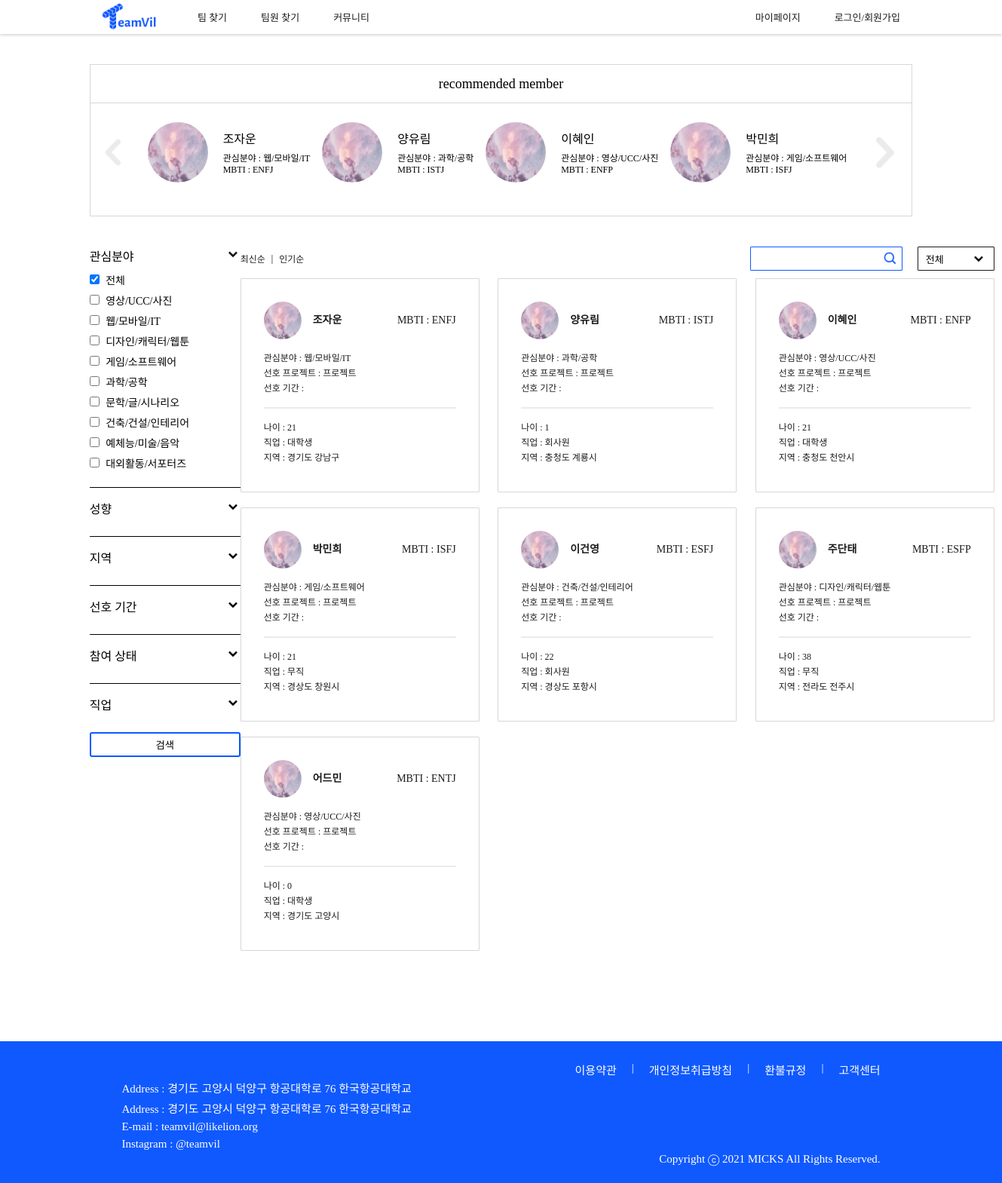
The app's page /member/member_search/ with its own data.
### account/models.py (models this page shows, shortened)
class Profile(models.Model):
    user_id = models.ForeignKey(User, on_delete = models.CASCADE, db_column="user_id")
    name = models.CharField(max_length=25)
    mbti_id = models.ForeignKey(Mbti, on_delete = models.CASCADE, db_column="mbti_id")
    mbti_detail = models.CharField(max_length=100, null=True)
    email = models.CharField(max_length=45)
    phone = models.CharField(max_length=15)
    birthday = models.DateField()
    region1_id = models.ForeignKey(Region1, on_delete = models.CASCADE, db_column="region1_id")
    region2_id = models.ForeignKey(Region2, on_delete = models.CASCADE, db_column="region2_id")
    openPhone = models.IntegerField()
    openEmail = models.IntegerField()
    term_id = models.ForeignKey(Term, on_delete = models.CASCADE, db_column="term_id")
    field1_id = models.ForeignKey(Field1, on_delete = models.CASCADE, db_column="field1_id")
    field2 = models.CharField(max_length=20)
    state = models.IntegerField()
    job_id = models.ForeignKey(Job, on_delete = models.CASCADE, db_column="job_id")
    education_id = models.ForeignKey(Education, on_delete = models.CASCADE, db_column="education_id", null=True)
    isLink = models.IntegerField()
    isFile = models.IntegerField()
    isCarrer = models.IntegerField()
    pr = models.TextField(null=True)
    register = models.DateTimeField(default=timezone.now)
    photo = models.FileField(null=True)
    isReview = models.IntegerField()
    view_cnt = models.IntegerField(default=0)
    submit = models.IntegerField(default=0)

class Mbti(models.Model):
    mbti = models.CharField(max_length=4)
    mbti_cnt = models.IntegerField(default=0)

class Job(models.Model):
    job = models.CharField(max_length=20)

### home/models.py (models this page shows, shortened)
class Field1(models.Model):
    field1 = models.CharField(max_length=20)

class Region1(models.Model):
    region1 = models.CharField(max_length=20)

class Region2(models.Model):
    region1_id = models.ForeignKey(Region1, on_delete = models.CASCADE, db_column="region1_id")
    region2 = models.CharField(max_length=20)

### account/views.py (the view)
# urls.py: path('member_search/', views.member_search, name = "member_search"),
def member_search(request):
    profiles = Profile.objects.all()
    profiles_reg = Profile.objects.all().order_by('id')[:4]
    field1 = Field1.objects.all() # 대분야 (ex IT)
    mbti = Mbti.objects.all()
    region2 = Region2.objects.all() # ~시 (서울만 ~구)
    term = Term.objects.all()
    job = Job.objects.all()
    return render(request, "member_search.html", {'profiles':profiles, "field1s":field1, "mbtis" : mbti,
                                                    "region2s": region2, "terms": term, "jobs": job, "profiles_reg":profiles_reg})

### teamvil/templatetags/custom_tags.py (called while the page is built)
@register.simple_tag
def getAge(birthday):
    now = int(datetime.datetime.today().year)
    birthday = int(birthday.strftime('%Y'))
    return now - birthday

### account/templates/member_search.html (shortened to what this page needs)
<!DOCTYPE html>
<html lang="en">
{% load static %}
{% load custom_tags %}
<head>
    <link rel="stylesheet" href="{% static 'css/base.css' %}">
    <link rel="stylesheet" href="{% static 'css/member_search.css' %}">
</head>
<body>
    {% include 'navbar.html' %}
    <section class="member_search-rec-box margin">
        <p class="member_search-rec-title spoqa-regular">recommended member</p>
        <div class="member_search-rec-container">
            <img class="member_search-chevron-left" src="{% static 'image/chevron-left.png' %}" alt="">
            {% for reg in profiles_reg %}
            <div class="member_search-rec-member">
                <img class="member_search-rec-image" src="{% static 'image/cloud.jpg' %}">
                <div class="member_search-rec-info">
                    <p class="member_search-rec-info-name spoqa-regular">{{reg.name}}</p>
                    <p class="spoqa-light">관심분야 : {{reg.field1_id.field1}}</p>
                    <p class="spoqa-light">MBTI : {{reg.mbti_id.mbti}}</p>
                </div>
            </div>
            {% endfor %}
            <img class="member_search-chevron-right" src="{% static 'image/chevron-right.png' %}" alt="">
        </div>
    </section>
    <section class="member_search-container margin">
        <aside class="member_search-filter-container">
            <div class="member_search-filter-item-container">
                <div class="member_search-filter-active">
                    <p class="member_search-filter-title spoqa-medium">관심분야</p>
                    <div value="field1" class="drop_btn">
                        <img class="member_search-chevron" src="{% static 'image/chevron-down.png' %}">
                    </div>
                </div>
                <div class="active" id="field1">
                    <div class="member_search-filter-item-list spoqa-light">
                        <label>
                            <input type="checkbox" value='all' class="field1" data="field1_all" checked>
                            <span>전체</span>
                        </label>
                    </div>
                    {% for field1 in field1s %}
                        <div class="member_search-filter-item-list spoqa-light">
                            <label>
                                <input type="checkbox" value='{{field1.id}}' class="field1">
                                <span>{{field1.field1}}</span>
                            </label>
                        </div>
                    {% endfor %}
                </div>
                <hr>
                <div class="member_search-filter-active">
                    <p class="member_search-filter-title spoqa-medium">성향</p>
                    <div value="mbti" class="drop_btn">
                        <img class="member_search-chevron" src="{% static 'image/chevron-down.png' %}">
                    </div>
                </div>
                <hr>
                <div class="member_search-filter-active">
                    <p class="member_search-filter-title spoqa-medium">지역</p>
                    <div value="region" class="drop_btn">
                        <img class="member_search-chevron" src="{% static 'image/chevron-down.png' %}">
                    </div>
                </div>
                <hr>
                <div class="member_search-filter-active">
                    <p class="member_search-filter-title spoqa-medium">선호 기간</p>
                    <div value="term" class="drop_btn">
                        <img class="member_search-chevron" src="{% static 'image/chevron-down.png' %}">
                    </div>
                </div>
                <hr>
                <div class="member_search-filter-active">
                    <p class="member_search-filter-title spoqa-medium">참여 상태</p>
                    <div value="state" class="drop_btn">
                        <img class="member_search-chevron" src="{% static 'image/chevron-down.png' %}">
                    </div>
                </div>
                <hr>
                <div class="member_search-filter-active">
                    <p class="member_search-filter-title spoqa-medium">직업</p>
                    <div value="job" class="drop_btn">
                        <img class="member_search-chevron" src="{% static 'image/chevron-down.png' %}">
                    </div>
                </div>
            </div>
            <a class="a-search">
                <button class="search member_filter spoqa-medium">검색</button>
            </a>
        </aside>
        <main>
            <div class="member_search-member-select-container">
                <div class="member_search-member-select-sort spoqa-regular">
                    <a href="">최신순</a>
                    <p>|</p>
                    <a href="">인기순</a>
                </div>
                <div class="member_search-member-select-right-container">
                    <div class="member_search-search-container">
                        <input class="member_search-member-select-search spoqa-light" type="text">
                        <img class="member_search-search-button" src="{% static 'image/search.png' %}">
                    </div>
                    <div class="member_search-member-select-state spoqa-regular drop_btn" value="sort">
                        <div class="member_search-select-state-button">
                            <p>전체</p>
                            <img class="member_search-chevron" src="{% static 'image/chevron-down.png' %}">
                        </div>
                    </div>
                </div>
            </div>
            <div class="member_search-member-container">
                {% for profile in profiles %}
                    <a href="{% url 'member_detail' profile.id %}">
                        <article class="member_search-member-item">
                            <div class="member_search-member-profile-container">
                                <div class="member_search-member-name-container">
                                    <img class="member_search-member-image" src="{% static 'image/cloud.jpg' %}" alt="">
                                    <p class="spoqa-bold">{{profile.name}}</p>
                                </div>
                                <p class="spoqa-medium">MBTI : {{profile.mbti_id.mbti}}</p>
                            </div>
                            <p class="spoqa-medium">관심분야 : {{profile.field1_id.field1}}</p>
                            <p class="spoqa-medium">선호 프로젝트 :
                                {% if profile.type == 0 %}
                                    창업
                                {% elif profile.type == 1 %}
                                    공모전
                                {% else %}
                                    프로젝트
                                {% endif %}
                            </p>
                            <p class="spoqa-medium">선호 기간 : </p>
                            <hr>
                            <p class="spoqa-regular">나이 : {% getAge profile.birthday %}</p>
                            <p class="spoqa-regular">직업 : {{ profile.job_id.job }}</p>
                            <p class="spoqa-regular">지역 : {{ profile.region1_id.region1 }} {{ profile.region2_id.region2 }}</p>
                        </article>
                    </a>
                {% endfor %}
            </div>
        </main>
    </section>
    {% include 'footer.html' %}
</body>
</html>

### teamvil/static/css/base.css (style rules this page uses)
* { margin: 0; padding: 0; }
.margin { margin: 0px 118.6875px; }
.active { display: block; }
.spoqa-light { font-family: 'Spoqa Han Sans Neo', 'sans-serif'; font-weight: 300; }
.spoqa-regular { font-family: 'Spoqa Han Sans Neo', 'sans-serif'; font-weight: 400; }
.spoqa-medium { font-family: 'Spoqa Han Sans Neo', 'sans-serif'; font-weight: 500; }
.spoqa-bold { font-family: 'Spoqa Han Sans Neo', 'sans-serif'; font-weight: 700; }
a { text-decoration: none; color: #1B1B1B; }

### account/static/css/member_search.css (style rules this page uses)
hr { border: 0; margin: 15px 0; }
.member_search-rec-box { margin-top: 40px; margin-bottom: 40px; height: 200px; border: 1px solid #D7D7D7; min-width: 1000px; }
.member_search-rec-title { height: 50px; border-bottom: 1px solid #D7D7D7; text-align: center; line-height: 50px; margin-bottom: 25px; font-size: 18px; }
.member_search-rec-container { display: flex; justify-content: space-between; align-items: center; }
.member_search-chevron-left { display: block; width: 60px; height: 60px; }
.member_search-rec-member { display: flex; align-items: center; justify-content: space-between; flex-shrink: 0; }
.member_search-rec-image { width: 80px; height: 80px; border-radius: 100px; margin-right: 20px; }
.member_search-rec-info { font-size: 12px; }
.member_search-rec-info-name { font-size: 16px; margin-bottom: 5px; }
.member_search-container { display: flex; justify-content: space-between; align-items: flex-start; margin-bottom: 100px; }
.member_search-filter-item-container { display: flex; flex-direction: column; width: 200px; }
.member_search-filter-item-container hr { height: 1px; background-color: black; }
.member_search-filter-active { display: flex; justify-content: space-between; }
.member_search-filter-title { margin-bottom: 10px; }
.member_search-chevron { width: 20px; height: 20px; }
.member_search-filter-item-list { display: flex; align-items: center; margin-bottom: 7px; font-size: 14px; }
.member_search-filter-item-list input { margin-right: 5px; }
.active { display: block; }
.member_search-member-select-container { display: flex; justify-content: space-between; margin-bottom: 10px; }
.member_search-member-select-sort { display: flex; justify-content: space-between; align-items: center; }
.member_search-member-select-sort a { font-size: 12px; }
.member_search-member-select-sort p { font-size: 12px; margin: 0 8px; }
.member_search-member-select-right-container { display: flex; justify-content: space-between; }
.member_search-search-container { display: flex; justify-content: space-between; align-items: center; margin-right: 20px; width: 200px; height: 30px; border: 1px solid #0f59ff; border-radius: 1px; }
.member_search-member-select-search { display: block; border: none; margin-left: 10px; font-size: 12px; width: 160px; }
.member_search-search-button { width: 20px; height: 20px; margin-right: 5px; }
.member_search-select-state-button { display: flex; justify-content: space-between; align-items: center; width: 80px; height: 30px; border: 1px solid #1b1b1b; border-radius: 1px; padding: 0 10px; }
.member_search-select-state-button p { font-size: 13px; }
.member_search-member-container { display: flex; flex-wrap: wrap; justify-content: space-between; font-size: 12px; line-height: 20px; width: 1000px; }
.member_search-member-item { width: 255px; height: 222px; border: 1px solid #D7D7D7; border-radius: 1px; padding: 30px; margin-bottom: 20px; }
.member_search-member-item hr { border: 1px solid #ebebeb; }
.member_search-member-profile-container { display: flex; justify-content: space-between; align-items: center; margin-bottom: 15px; font-size: 14px; }
.member_search-member-name-container { display: flex; align-items: center; }
.member_search-member-image { width: 50px; height: 50px; border-radius: 75px; margin-right: 15px; }
.search { display: block; width: 100%; padding: 5px; margin-top: 15px; background-color: #ffffff; border: 2px solid #0f59ff; border-radius: 3px; }
.a-search { color: #0f59ff; }

### records on screen
Profile: name "조자운", field1_id.field1 "웹/모바일/IT", mbti_id.mbti "ENFJ", birthday "21", job_id.job "대학생", region1_id.region1 "경기도", region2_id.region2 "강남구"
Profile: name "양유림", field1_id.field1 "과학/공학", mbti_id.mbti "ISTJ", birthday "1", job_id.job "회사원", region1_id.region1 "충청도", region2_id.region2 "계룡시"
Profile: name "이혜인", field1_id.field1 "영상/UCC/사진", mbti_id.mbti "ENFP", birthday "21", job_id.job "대학생", region1_id.region1 "충청도", region2_id.region2 "천안시"
Profile: name "박민희", field1_id.field1 "게임/소프트웨어", mbti_id.mbti "ISFJ", birthday "21", job_id.job "무직", region1_id.region1 "경상도", region2_id.region2 "창원시"
Field1: field1 "영상/UCC/사진"
Field1: field1 "웹/모바일/IT"
Field1: field1 "디자인/캐릭터/웹툰"
Field1: field1 "게임/소프트웨어"
Field1: field1 "과학/공학"
Field1: field1 "문학/글/시나리오"
Field1: field1 "건축/건설/인테리어"
Field1: field1 "예체능/미술/음악"
Field1: field1 "대외활동/서포터즈"
Profile: name "이건영", mbti_id.mbti "ESFJ", field1_id.field1 "건축/건설/인테리어", birthday "22", job_id.job "회사원", region1_id.region1 "경상도", region2_id.region2 "포항시"
Profile: name "주단태", mbti_id.mbti "ESFP", field1_id.field1 "디자인/캐릭터/웹툰", birthday "38", job_id.job "무직", region1_id.region1 "전라도", region2_id.region2 "전주시"
Profile: name "어드민", mbti_id.mbti "ENTJ", field1_id.field1 "영상/UCC/사진", birthday "0", job_id.job "대학생", region1_id.region1 "경기도", region2_id.region2 "고양시"
